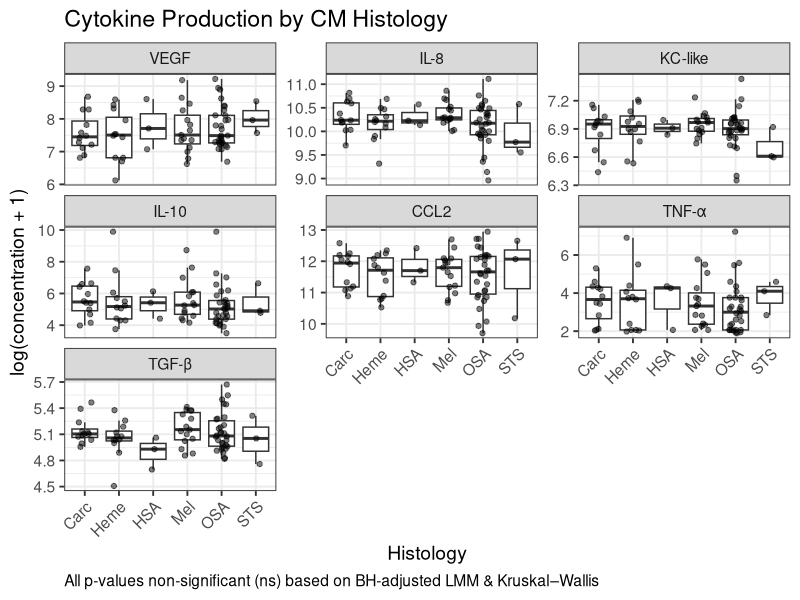
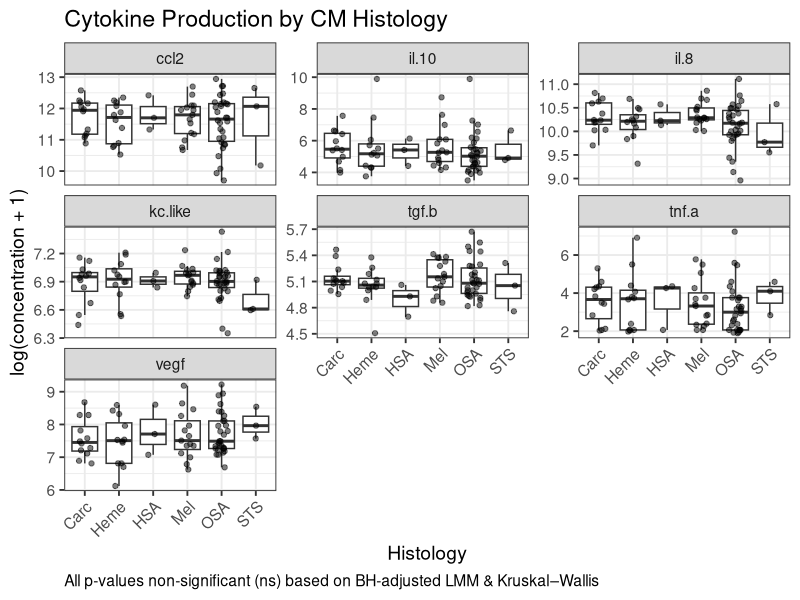
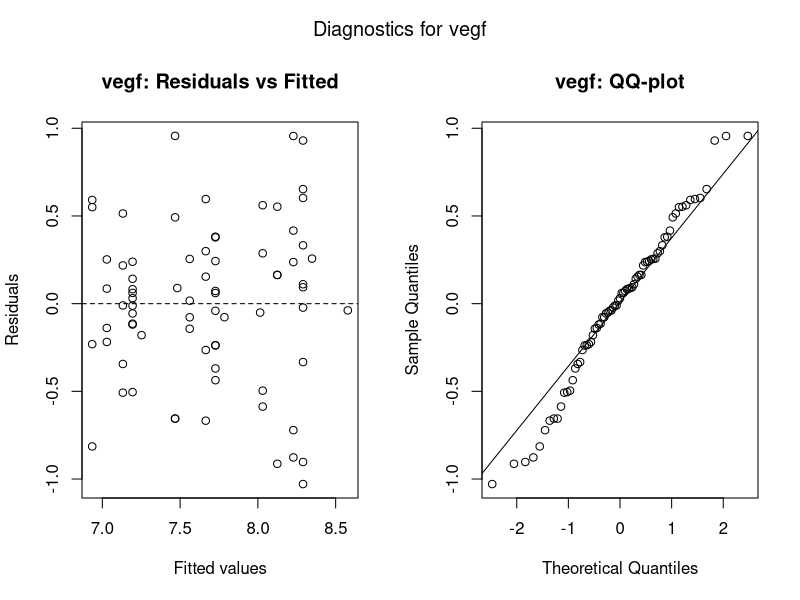
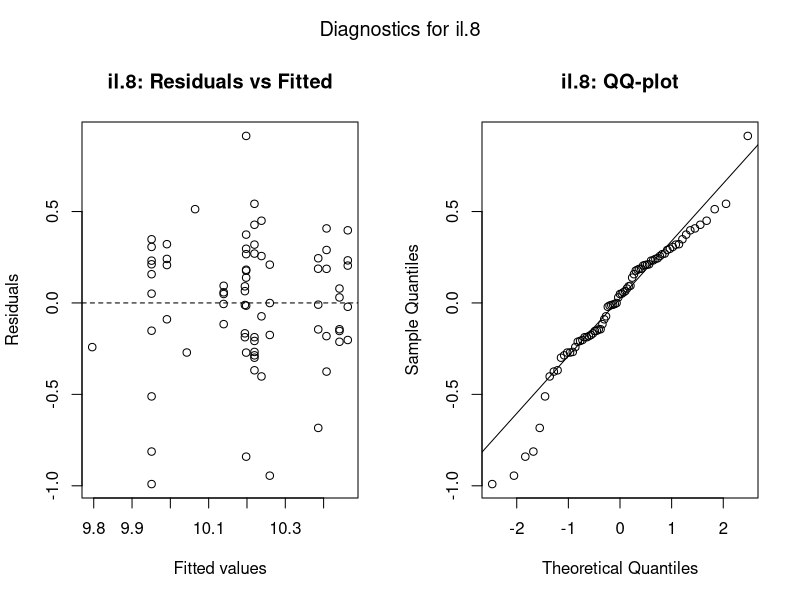
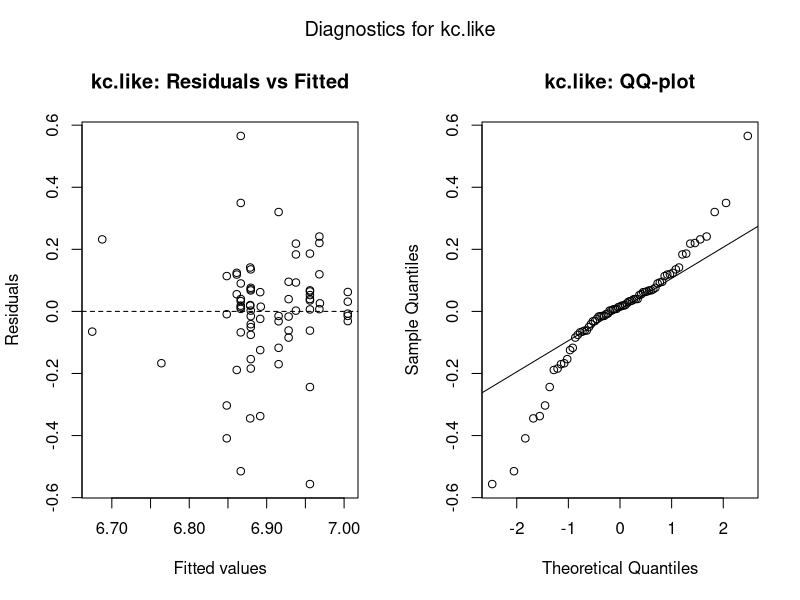
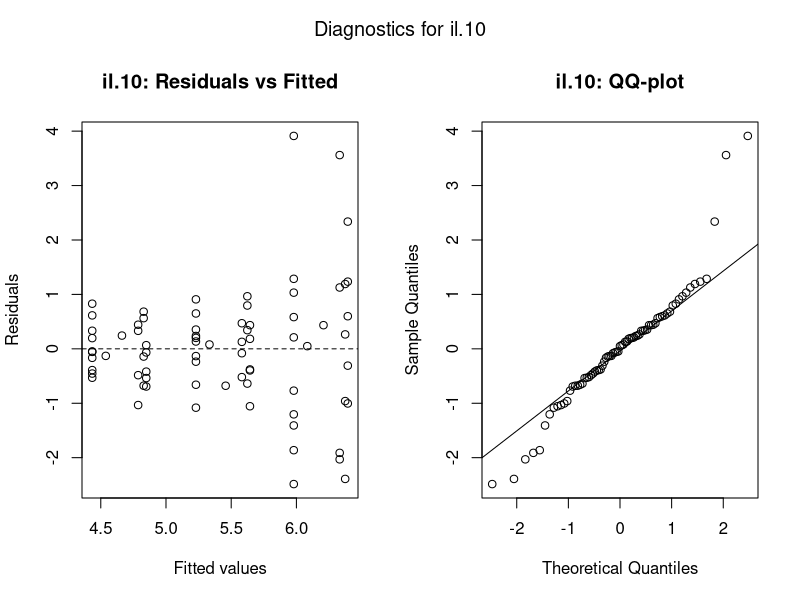
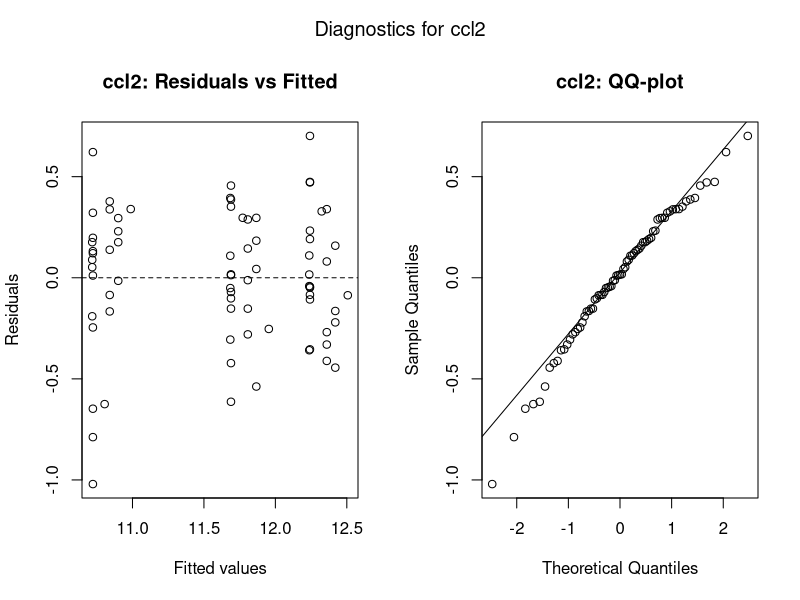
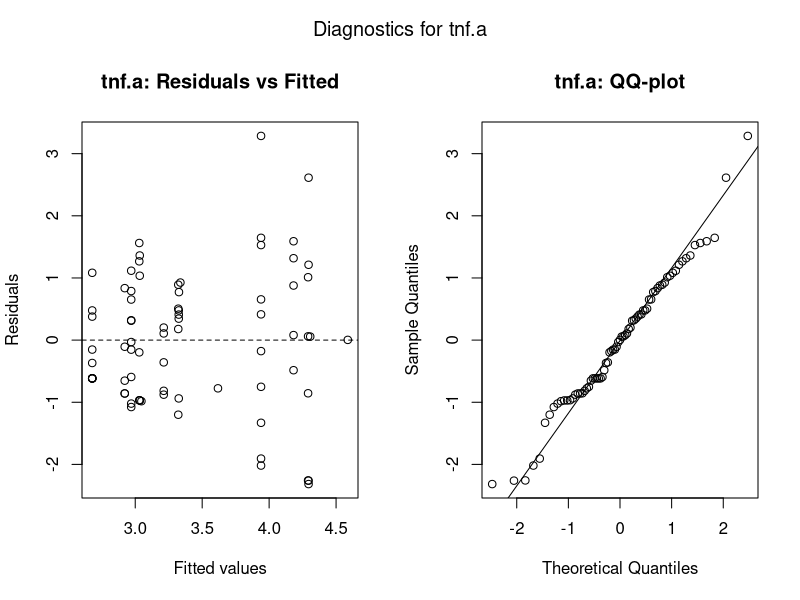

Recreate these plots in R, in order.
# =========================================
# Cytokine–Histology Analysis Script
# =========================================

# 1) Libraries ----
if (!requireNamespace("tidyverse", quietly=TRUE)) install.packages("tidyverse")
if (!requireNamespace("lmerTest",  quietly=TRUE)) install.packages("lmerTest")
library(tidyverse)
library(lmerTest)   # gives lmer() p-values automatically

# 2) Load data ----
# Assumes your CSV has columns: cytokine, treatment, histology, donor_1, donor_2, donor_3
df <- read_csv("raw_no_ctrls_histo.csv")

# 3) Reshape & transform ----
df_long <- df %>%
  pivot_longer(
    cols      = starts_with("donor_"),
    names_to  = "donor",
    values_to = "concentration"
  ) %>%
  mutate(
    donor    = factor(str_remove(donor, "donor_")),  # 1,2,3
    log_conc = log(concentration + 1)                # log-transform
  )

# 4) Fit LMMs & extract fixed effects ----
model_results <- df_long %>%
  group_by(cytokine) %>%
  nest() %>%
  mutate(
    fit    = map(data, ~ lmer(log_conc ~ histology + (1|donor), data = .x)),
    tidied = map(fit, ~ {
      cf <- summary(.x)$coefficients
      tibble(
        term      = rownames(cf),
        estimate  = cf[, "Estimate"],
        std.error = cf[, "Std. Error"],
        statistic = cf[, "t value"],
        p.value   = cf[, "Pr(>|t|)"]
      )
    })
  ) %>%
  select(cytokine, tidied) %>%
  unnest(tidied) %>%
  filter(str_starts(term, "histology")) %>%       # drop intercept
  group_by(cytokine) %>%
  mutate(p.adj = p.adjust(p.value, method = "BH")) %>%
  ungroup()

# 5) Print model results & significant contrasts ----
print(model_results)

sig_contrasts <- model_results %>%
  filter(p.adj < 0.05)

cat("\nSignificant histology contrasts (FDR < 0.05):\n")
print(sig_contrasts)

# 6) Visualization ----
# Clear any old devices
while (!is.null(dev.list())) dev.off()
# define your mapping
label_map <- c(
  "vegf"    = "VEGF",
  "il.8"    = "IL-8",
  "kc.like" = "KC-like",
  "il.10"   = "IL-10",
  "ccl2"    = "CCL2",
  "tnf.a"   = "TNF-α",
  "tgf.b"   = "TGF-β"
)

# recode in your df_long
df_long2 <- df_long %>%
  mutate(cytokine = recode_factor(cytokine, !!!label_map))

# now plot as before — facet labels will use the new names
ggplot(df_long2, aes(x = histology, y = log_conc)) +
  geom_boxplot(outlier.shape = NA) +
  geom_jitter(width = 0.2, alpha = 0.5) +
  facet_wrap(~ cytokine, scales = "free_y") +
  labs(
    x       = "Histology",
    y       = "log(concentration + 1)",
    title   = "Cytokine Production by CM Histology",
    caption = "All p-values non-significant (ns) based on BH-adjusted LMM & Kruskal–Wallis"
  ) +
  theme_bw(base_size = 14) +
  theme(
    axis.text.x  = element_text(angle = 45, hjust = 1),
    plot.caption = element_text(hjust = 0)
  )

# Re-plot with caption
ggplot(df_long, aes(x = histology, y = log_conc)) +
  geom_boxplot(outlier.shape = NA) +
  geom_jitter(width = 0.2, alpha = 0.5) +
  facet_wrap(~ cytokine, scales = "free_y") +
  labs(
    x       = "Histology",
    y       = "log(concentration + 1)",
    title   = "Cytokine Production by CM Histology",
    caption = "All p-values non-significant (ns) based on BH-adjusted LMM & Kruskal–Wallis"
  ) +
  theme_bw(base_size = 14) +
  theme(
    axis.text.x    = element_text(angle = 45, hjust = 1),
    plot.caption   = element_text(hjust = 0)
  )

# 7) Model diagnostics ----
# Refit models into a list-column for iteration
model_fits <- df_long %>%
  group_by(cytokine) %>%
  nest() %>%
  mutate(
    fit = map(data, ~ lmer(log_conc ~ histology + (1|donor), data = .x))
  )


# Loop: Residuals vs Fitted & QQ-plot per cytokine
for (i in seq_len(nrow(model_fits))) {
  fit_obj   <- model_fits$fit[[i]]
  cyto_name <- model_fits$cytokine[[i]]
  
  par(mfrow = c(1,2), oma = c(0,0,2,0))
  
  # Residuals vs Fitted
  plot(
    fitted(fit_obj),
    residuals(fit_obj),
    main = paste0(cyto_name, ": Residuals vs Fitted"),
    xlab = "Fitted values",
    ylab = "Residuals"
  )
  abline(h = 0, lty = 2)
  
  # QQ-plot of residuals
  qqnorm(
    residuals(fit_obj),
    main = paste0(cyto_name, ": QQ-plot")
  )
  qqline(residuals(fit_obj))
  
  mtext(paste0("Diagnostics for ", cyto_name), outer = TRUE, line = 0, cex = 1.2)
}

# 8) Non-parametric backup: Kruskal–Wallis ----
kruskal_results <- df_long %>%
  group_by(cytokine) %>%
  summarise(
    statistic = kruskal.test(concentration ~ histology, data = cur_data())$statistic,
    p.value   = kruskal.test(concentration ~ histology, data = cur_data())$p.value
  ) %>%
  mutate(p.adj = p.adjust(p.value, method = "BH"))

cat("\nKruskal–Wallis test results (with BH correction):\n")
print(kruskal_results)

# =========================================
# End of script
# =========================================
